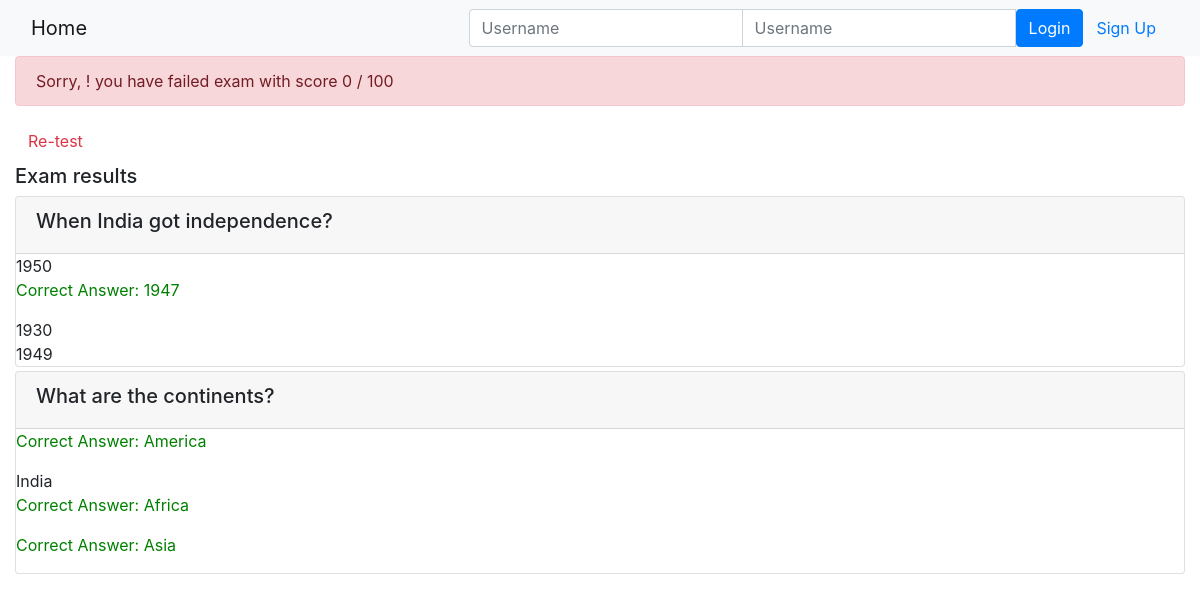
/onlinecourse/1/submission/1/result/, run on the app's committed database.
### onlinecourse/models.py (models this page shows, shortened)
class Question(models.Model):
    lesson = models.ForeignKey(Lesson, on_delete=models.CASCADE)
    question_text = models.CharField(max_length=200)
    grade = models.IntegerField(default=0)

class Choice(models.Model):
    choice_text = models.CharField(max_length=200)
    is_correct = models.IntegerField(default=0)
    question = models.ForeignKey(Question, on_delete=models.CASCADE)

### onlinecourse/views.py (the view)
# urls.py: path('<int:course_id>/submission/<int:submission_id>/result/', views.show_exam_result, name='show_exam_result'),
def show_exam_result(request, course_id, submission_id):
    course = get_object_or_404(Course, pk=course_id)
    submission = get_object_or_404(Submission, pk=submission_id)
    choices = submission.choices.get_queryset()
    total = 0
    for i in choices:
        if(i.is_correct == 1):
            total += 1
    print(total)
    context = {}
    context['course'] = course
    context['selected_ids'] = choices
    context['grade'] = int(total/4 * 100)
    print(context['grade'])
    return render(request, 'onlinecourse/exam_result_bootstrap.html',context)

### onlinecourse/templates/onlinecourse/exam_result_bootstrap.html (shortened to what this page needs)
<!DOCTYPE html>
<html lang="en">
<head>
    {% load static %}
    <link rel="stylesheet" href="https://maxcdn.bootstrapcdn.com/bootstrap/4.5.2/css/bootstrap.min.css">
</head>
<body>
 <nav class="navbar navbar-light bg-light">
    <div class="container-fluid">
        <div class="navbar-header">
              <a class="navbar-brand" href="{% url 'onlinecourse:index' %}">Home</a>
        </div>
        <ul class="nav navbar-nav navbar-right">
            {% if user.is_authenticated %}
            <li>
                <a class="btn btn-link" href="#">{{ user.first_name }}({{ user.username }})</a>
                <a class="btn btn-link" href="{% url 'onlinecourse:logout' %}">Logout</a>
            </li>
            {% else %}
            <li>
                <form class="form-inline" action="{% url 'onlinecourse:login' %}" method="post">
                    <div class="input-group">
                        <input type="text" class="form-control" placeholder="Username" name="username" >
                        <input type="password" class="form-control" placeholder="Username" name="psw" >
                        <button class="btn btn-primary" type="submit">Login</button>
                        <a class="btn btn-link" href="{% url 'onlinecourse:registration' %}">Sign Up</a>
                    </div>
                </form>
            </li>
            {% endif %}
        </ul>
    </div>
</nav>
<div class="container-fluid">
    {% if grade > 80 %}
    <div class="alert alert-success">
       Congratulations, {{user.first_name}}! you have passed the exam and completed the course with score {{grade}} / 100
    </div>
        {% else %}
        <div class="alert alert-danger">
            Sorry, {{user.first_name}}! you have failed exam with score {{grade}} / 100
        </div>
        <a class="btn btn-link text-danger" href="{% url 'onlinecourse:course_details' course.id %}">Re-test</a>
        {% endif %}
        <div class="card-columns-vertical mt-1">
        <h5 class="">Exam results</h5>
            {% for lesson in course.lesson_set.all %}
                {% for question in lesson.question_set.all %}
                        <div class="card mt-1">
                            <div class="card-header"><h5>{{ question.question_text }}</h5></div>
                                {% for choice in question.choice_set.all %}
                                    <label class="form-check-label">
                                       {% if choice.is_correct %}
                                            <p style="color:green">Correct Answer: {{ choice.choice_text }}</p>
                                       {% else %}
                                            {{ choice.choice_text }}
                                            {% endif %}
                                    </label>
                                {% endfor %}
                            </div>
                        </div>
                {% endfor %}
                {% endfor %}
</body>
</html>

### data on the page
Question: question_text "When India got independence?"
Choice: choice_text "1950"
Choice: choice_text "1947"
Choice: choice_text "1930"
Choice: choice_text "1949"
Question: question_text "What are the continents?"
Choice: choice_text "America"
Choice: choice_text "India"
Choice: choice_text "Africa"
Choice: choice_text "Asia"

### other printed values
{{ grade }} "0"
